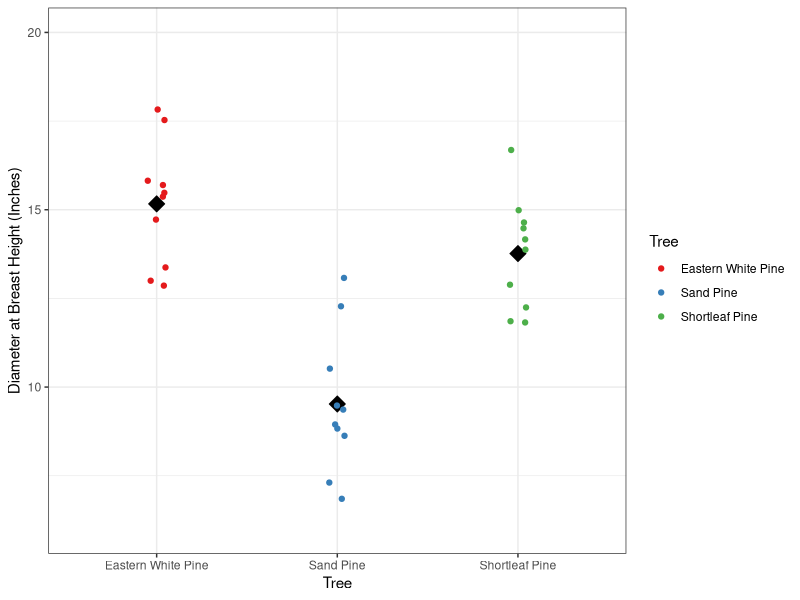
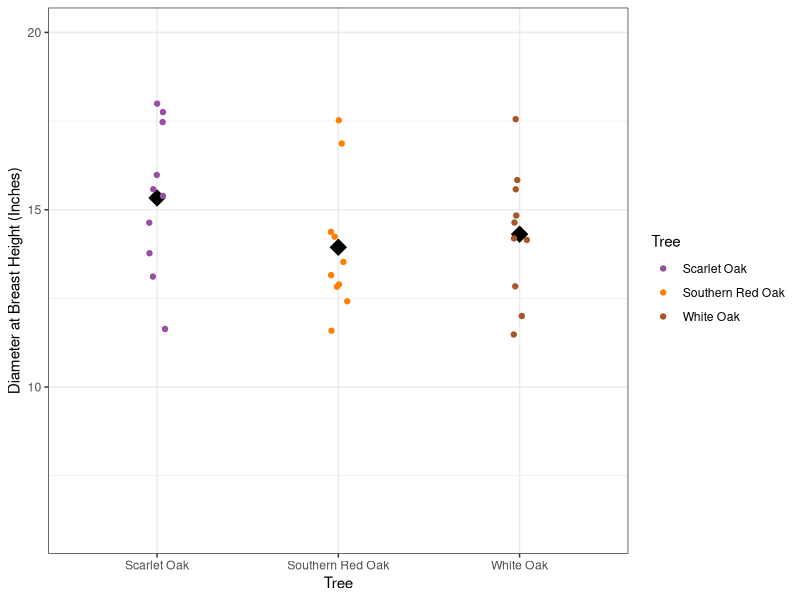
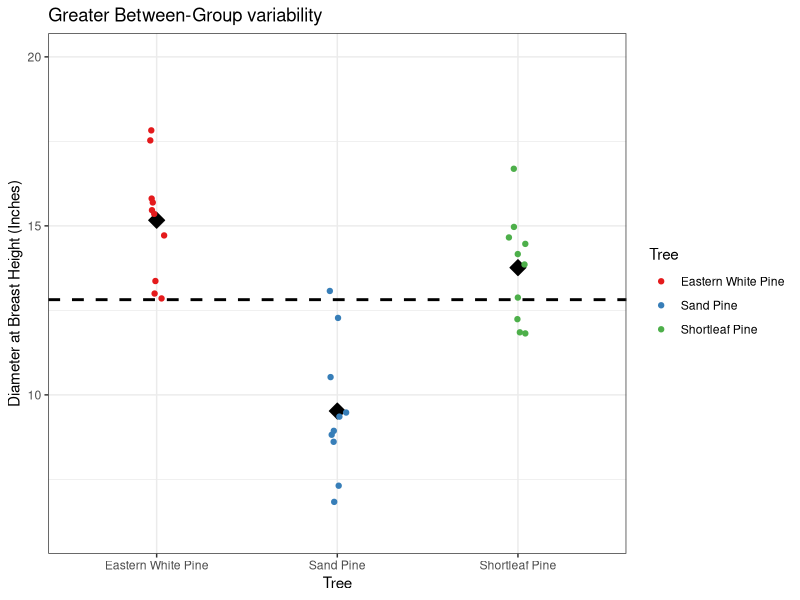
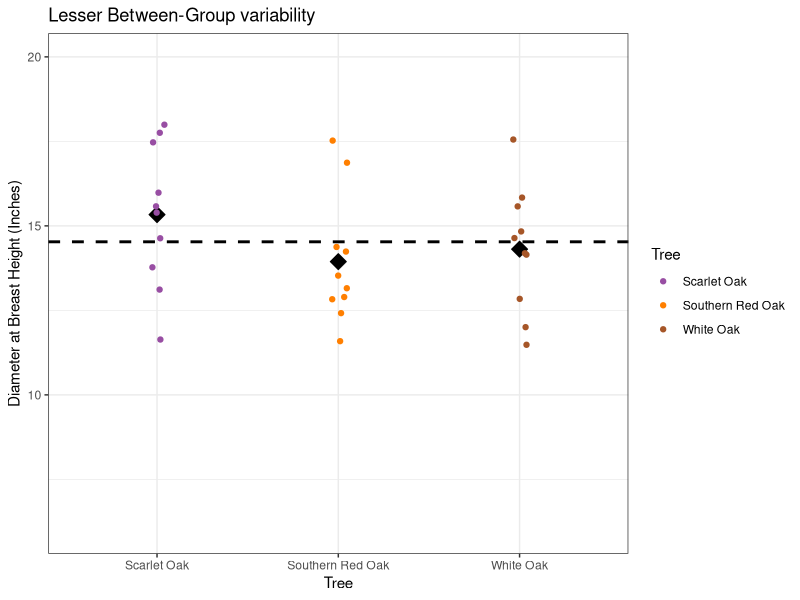
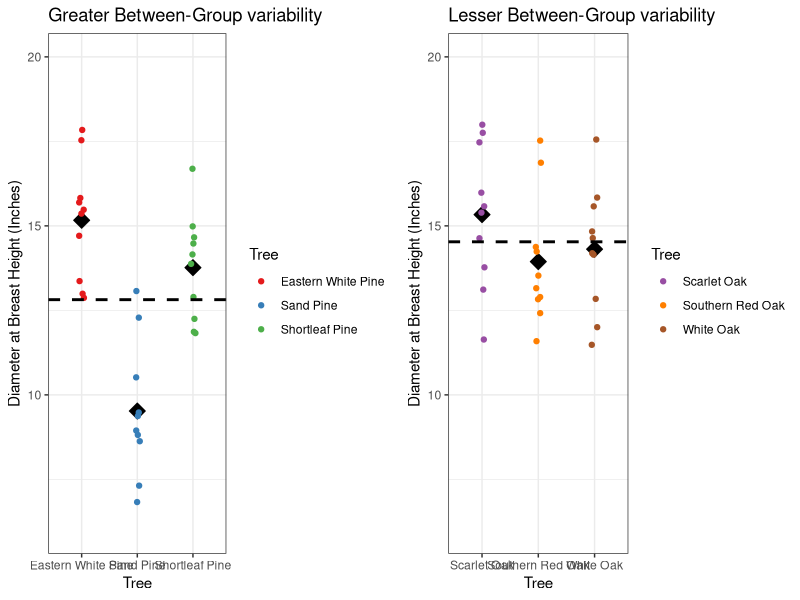

Generate these figures, in order, with R:
############ Prereqs ############
options(stringsAsFactors = FALSE, scipen = 600)
oldPar <- par()
os <- Sys.info()["sysname"]
baseDir <- ifelse(os == "Windows", "C:/Users/ptrainor/gdrive", "~/gdrive")

library(tidyverse)
library(ggrepel)

setwd(paste0(baseDir, "/iTeach/AST_505/myLectures/lecture14_ANOVA"))

############ ANOVA example ############
df1 <- expand.grid(Tree = c("Shortleaf Pine", "Sand Pine", "Eastern White Pine"), replication = 1:10, stringsAsFactors = FALSE)
df1$dbh <- NA
set.seed(1)
df1$dbh[df1$Tree == "Shortleaf Pine"] <- rnorm(10, 13.5, 2)
set.seed(2)
df1$dbh[df1$Tree == "Sand Pine"] <- rnorm(10, 9.1, 2)
set.seed(3)
df1$dbh[df1$Tree == "Eastern White Pine"] <- rnorm(10, 15.3, 2)

df2 <- expand.grid(Tree = c("Scarlet Oak", "Southern Red Oak", "White Oak"), replication = 1:10, stringsAsFactors = FALSE)
df2$dbh <- NA
set.seed(4)
df2$dbh[df2$Tree == "Scarlet Oak"] <- rnorm(10, 14.2, 2)
set.seed(5)
df2$dbh[df2$Tree == "Southern Red Oak"] <- rnorm(10, 14.1, 2)
set.seed(6)
df2$dbh[df2$Tree == "White Oak"] <- rnorm(10, 14.1, 2)

df1 <- rbind(df1, df2)
df1$Tree <- factor(df1$Tree)

lm1 <- lm(dbh ~ Tree, data = df1)

#png(filename = "Trees1.png", height = 4, width = 6, units = "in", res = 300)
p1 <- ggplot(df1 %>% filter(Tree %in% c("Shortleaf Pine", "Sand Pine", "Eastern White Pine")), 
       aes(y = dbh, color = Tree, x = Tree)) +
  stat_summary(geom = "point", fun.y = "mean", col = "black", fill = "black", size = 4, shape = 23) +
  geom_jitter(size = 1.5, width = .05) + theme_bw() + labs(y = "Diameter at Breast Height (Inches)") + ylim(6, 20) +
  scale_color_manual(values = RColorBrewer::brewer.pal(7, "Set1")[1:3])
show(p1)
#dev.off()

#png(filename = "Trees2.png", height = 4, width = 6, units = "in", res = 300)
p2 <- ggplot(df1 %>% filter(Tree %in% c("Scarlet Oak", "Southern Red Oak", "White Oak")), 
       aes(y = dbh, color = Tree, x = Tree)) +
  stat_summary(geom = "point", fun.y = "mean", col = "black", fill = "black", size = 4, shape = 23) +
  geom_jitter(size = 1.5, width = .05) + theme_bw() + labs(y = "Diameter at Breast Height (Inches)") + ylim(6, 20) +
  scale_color_manual(values = RColorBrewer::brewer.pal(7, "Set1")[c(4,5, 7)])
show(p2)
#dev.off()

df1 %>% filter(Tree %in% c("Shortleaf Pine", "Sand Pine", "Eastern White Pine")) %>% summarise(mean(dbh)) %>% as.data.frame()
df1 %>% filter(Tree %in% c("Scarlet Oak", "Southern Red Oak", "White Oak")) %>% summarise(mean(dbh)) %>% as.data.frame()

#png(filename = "Trees1b.png", height = 4, width = 6, units = "in", res = 300)
p1b <- p1 + geom_hline(yintercept = 12.81748, lwd = 1, lty = 2) + ggtitle("Greater Between-Group variability")
show(p1b)
#dev.off()

#png(filename = "Trees2b.png", height = 4, width = 6, units = "in", res = 300)
p2b <- p2 + geom_hline(yintercept = 14.52869, lwd = 1, lty = 2) + ggtitle("Lesser Between-Group variability")
show(p2b)
#dev.off()

#png(filename = "Trees3.png", height = 4*1.2, width = 10*1.2, units = "in", res = 300)
gridExtra::grid.arrange(p1b, p2b, nrow = 1) 
#dev.off()

df3 <- df1 
set.seed(888)
df3$dbh <- rnorm(60, 14.1, 8)
df3 %>% group_by(Tree) %>% summarize(vars = var(dbh)) %>% summarize(mean(vars))

df3 %>% group_by(Tree) %>% summarize(means = mean(dbh)) %>% summarize(10 * var(means)) 

anova1 <- aov(dbh ~ Tree, data = df3)
summary(anova1)

########### Back to the unequal case ###########
df1$dbh <- round(df1$dbh, 2)
df1b <- df1 %>% filter(Tree %in% c("Shortleaf Pine", "Sand Pine", "Eastern White Pine"))
df1c <- df1b %>% arrange(Tree)

df1b %>% group_by(Tree) %>% summarize(mean(dbh)) %>% as.data.frame()
df1b  %>% summarize(round(mean(dbh),3) )%>% as.data.frame()
10*(15.165 - 12.818)^2 + 10*(9.523-12.818)^2 + 10*(13.765-12.818)^2
172.622/2

df1b %>% group_by(Tree) %>% summarize(round(sd(dbh),3)) %>% as.data.frame()
9*(1.730)^2 + 9*(1.971)^2 + 9*(1.560)^2

83.802 / 27

86.311 / 3.103

paste(paste0(df1b$dbh, " - ", 12.818), collapse = ")^2 + (")

sum((df1b$dbh - 12.818)^2)

172.622 + 83.802

qf(.05, 2, 27, lower.tail = FALSE)

anova2 <- aov(dbh ~ Tree, data = df1b)
summary(anova2)

